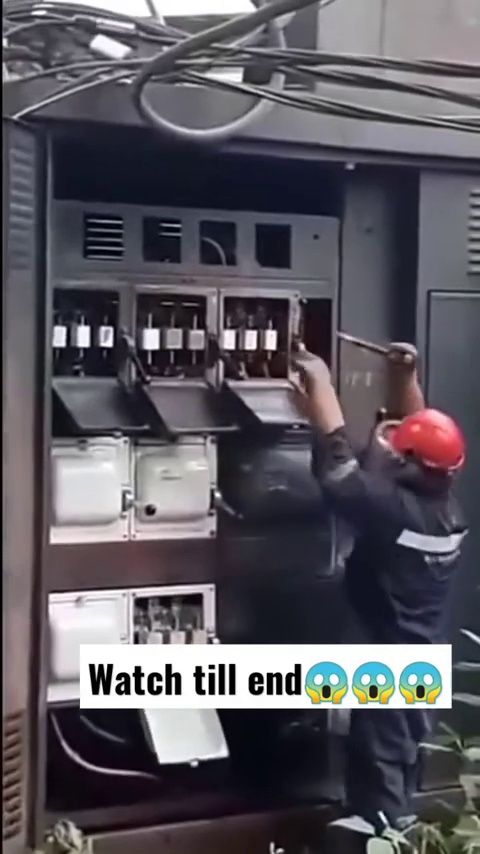
#> input picture shortcircuit-frames/frame0-00-00.41.jpg, 480 x 854 px, found by its file name; its folder holds only this picture in this run
$ python flc.py
#> lines starting #> are read from the running program, lines starting #| are printed output that depends on the picture; after the words box and inside, x2 and y2 are one past the last pixel; in counts of white or black regions, pixels touching at a corner belong together
### color_detection.py
import cv2
import numpy as np
from skimage import io
from skimage.color import rgb2lab, rgb2ycbcr

def get_img(img_path):
    rgb = io.imread(img_path)
#> rgb is the input picture: shape (854, 480, 3); mean R, G, B 90.2, 86.8, 94.3
    lab = rgb2lab(rgb)
#> lab: shape (854, 480, 3) float64; mean of channels 0, 1, 2 36, 3.3, -3.9
    ycbcr = rgb2ycbcr(rgb)
#> ycbcr: shape (854, 480, 3) float64; mean of channels 0, 1, 2 92.2, 130.8, 129
    l, a, b = cv2.split(lab)
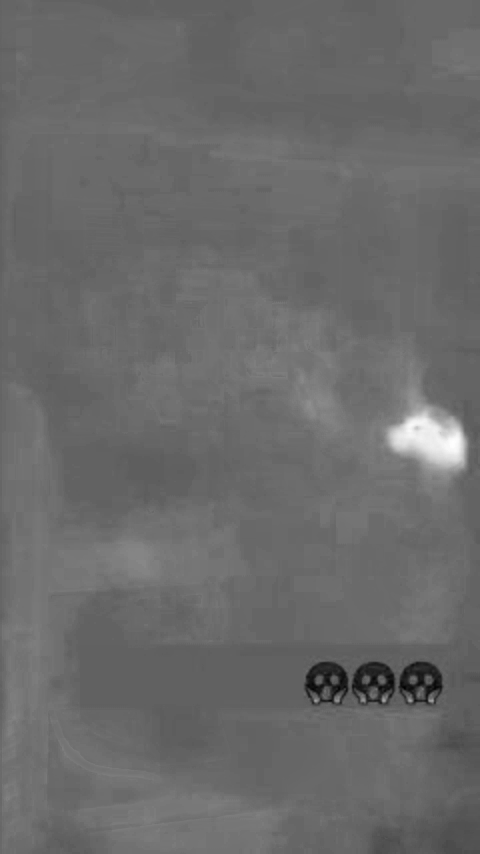
#> a: shape (854, 480) float64; min -37.49, max 60.16, mean 3.3; drawn with min black and max white
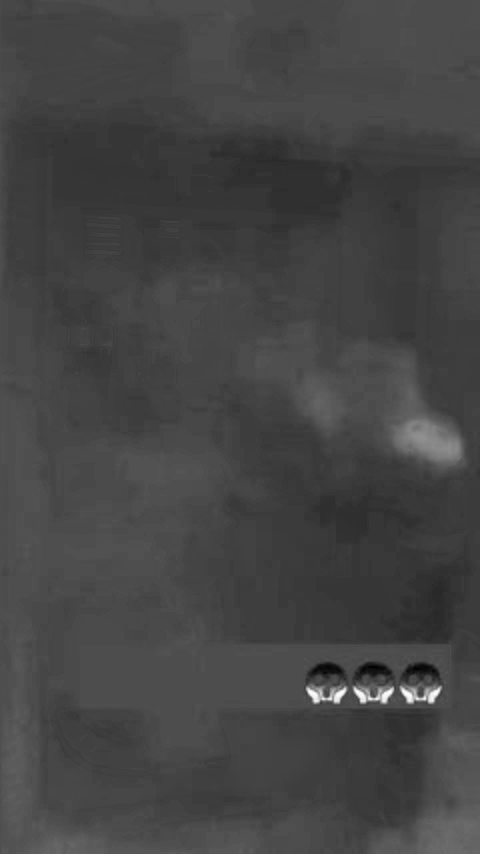
#> b: shape (854, 480) float64; min -35.8, max 82.39, mean -3.9; drawn with min black and max white
    r, g, b = cv2.split(rgb)
    y, cb, cr = cv2.split(ycbcr)
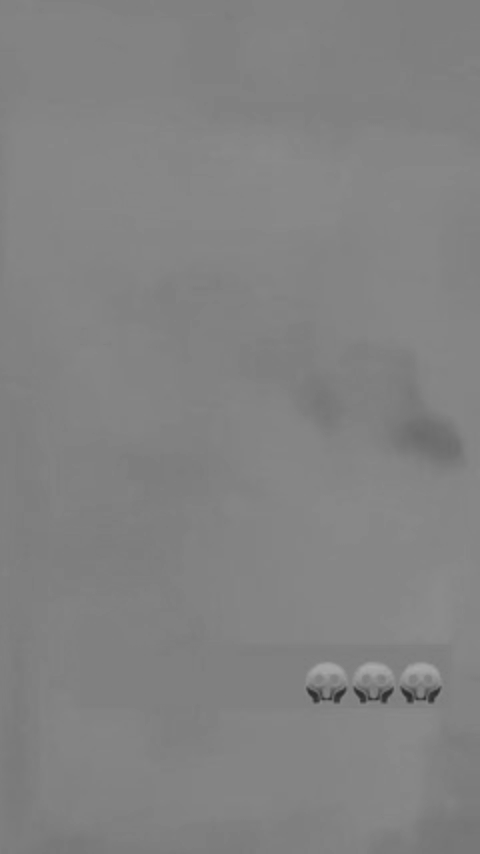
#> cb: shape (854, 480) float64; min 43.59, max 170.3, mean 130.8

    l_mean, a_mean, b_mean = cv2.mean(lab)[:-1]
#> l_mean = 36.02; a_mean = 3.32; b_mean = -3.94


    lab_rule_1 = l >= l_mean
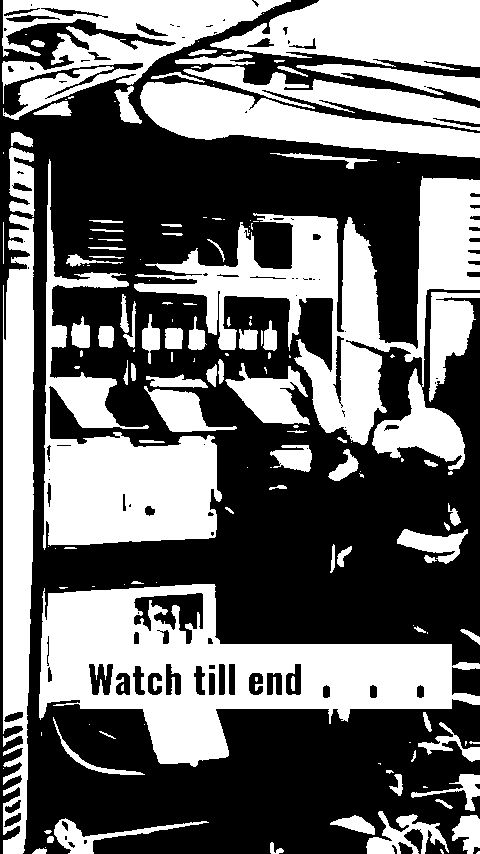
#> lab_rule_1: shape (854, 480) bool; 43.1% white; 155 white regions (66 under 20 px), largest, box (x1, y1, x2, y2) and area: (39, 584, 480, 767) 35382, (134, 176, 480, 470) 30480, (43, 159, 222, 550) 22253
    lab_rule_2 = a >= a_mean
#> lab_rule_2: shape (854, 480) bool; 42.5% white; 254 white regions (194 under 20 px), largest, box (x1, y1, x2, y2) and area: (0, 242, 473, 854) 134723, (6, 98, 480, 240) 27200, (279, 708, 440, 811) 5062
    lab_rule_3 = b >= b_mean
#> lab_rule_3: shape (854, 480) bool; every value is 1
    lab_rule_4 = b >= a_mean
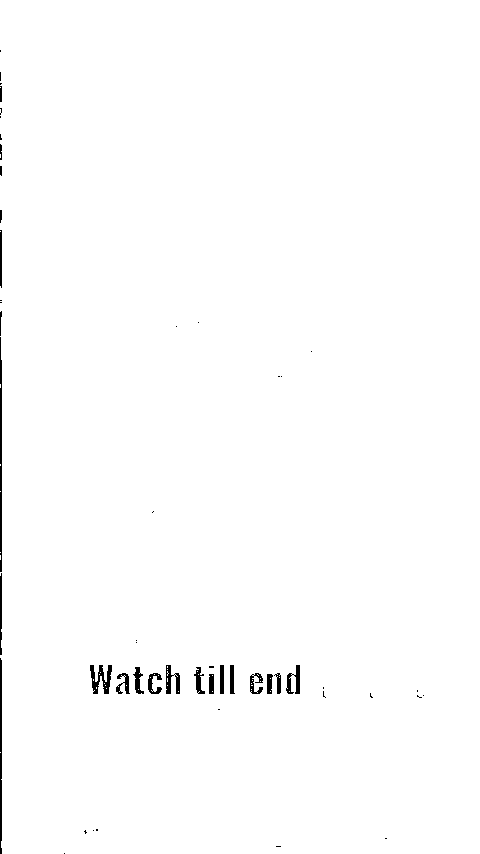
#> lab_rule_4: shape (854, 480) bool; 99.2% white; 52 black regions (31 under 20 px), largest, box (x1, y1, x2, y2) and area: (0, 337, 2, 572) 434, (0, 658, 2, 854) 381, (90, 665, 112, 694) 336
    lab_satisfied = lab_rule_1 & lab_rule_2 & lab_rule_3 & lab_rule_4
#> lab_satisfied: shape (854, 480) bool; 12.7% white; 237 white regions (142 under 20 px), largest, box (x1, y1, x2, y2) and area: (3, 380, 34, 854) 10892, (294, 306, 465, 470) 10300, (43, 416, 217, 550) 5526

    ycbcr_rule_1 = (r >= g) & (g > b)
#> ycbcr_rule_1: shape (854, 480) bool; 3.8% white; 164 white regions (125 under 20 px), largest, box (x1, y1, x2, y2) and area: (0, 689, 196, 854) 6483, (116, 450, 204, 508) 2018, (304, 374, 348, 428) 1253
    ycbcr_rule_2 = (r > 190) & (g > 100) & (b < 140)
#> ycbcr_rule_2: shape (854, 480) bool; 0.22% white; 15 white regions (4 under 20 px), largest, box (x1, y1, x2, y2) and area: (414, 410, 457, 441) 200, (428, 688, 440, 703) 91, (307, 688, 319, 703) 89
    ycbcr_rule_3 = y >= cb
#> ycbcr_rule_3: shape (854, 480) bool; 22.3% white; 192 white regions (96 under 20 px), largest, box (x1, y1, x2, y2) and area: (46, 584, 480, 766) 30888, (49, 437, 217, 544) 14352, (244, 0, 480, 66) 9895
    ycbcr_rule_4 = cr >= cb
#> ycbcr_rule_4: shape (854, 480) bool; 33.6% white; 144 white regions (105 under 20 px), largest, box (x1, y1, x2, y2) and area: (0, 362, 362, 854) 81923, (148, 266, 469, 486) 33097, (336, 0, 480, 100) 9896
    ycbcr_satisfied = (ycbcr_rule_1 & ycbcr_rule_2) | (ycbcr_rule_3 & ycbcr_rule_4)
#> ycbcr_satisfied: shape (854, 480) bool; 12.1% white; 210 white regions (133 under 20 px), largest, box (x1, y1, x2, y2) and area: (48, 584, 362, 726) 14650, (336, 0, 480, 66) 7466, (114, 437, 217, 521) 5440


    lab_convert = np.uint8(lab_satisfied) * 255
    ycbcr_convert = np.uint8(ycbcr_satisfied) * 255

    converted = lab_convert & ycbcr_convert
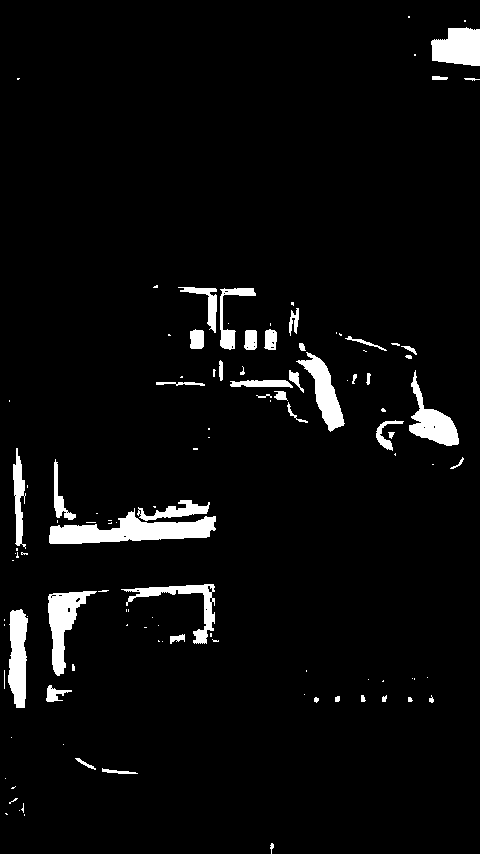
#> converted: shape (854, 480); 4.4% white; 115 white regions (69 under 20 px), largest, box (x1, y1, x2, y2) and area: (49, 508, 216, 544) 2968, (48, 591, 97, 676) 1653, (431, 27, 480, 66) 1521
    satisfied = lab_satisfied & ycbcr_satisfied

    return converted, satisfied, r

    # pixel_count = (lab_satisfied & ycbcr_satisfied).sum()
    # color = ((lab_satisfied & ycbcr_satisfied)*r).sum()/pixel_count
    # frame_copy = np.repeat(converted[:, :, np.newaxis], 3, axis=2)


def get_area(img_path):
    _, satisfied, _ = get_img(img_path)
    total_area = satisfied.shape[0]*satisfied.shape[1]
    return 600*satisfied.sum()/total_area

def get_color(img_path):
    _, satisfied, r = get_img(img_path)
    if satisfied.sum() == 0:
        return 0
    return 300*(satisfied*r).sum()/(256*satisfied.sum())

### flc.py
"""
FLC: Predicting the Cause of Fire
Let 3 fuzzy inputs (color (C), area(A), and rate of increase in area(DA)) and one fuzzy
output cause of fire(CF) be there.

X: Universe of discourse [0,300]
Partitions:
    NL: Open left MF (a = 30, b = 90)
    NS: Traingular(a = 30, b = 90, c = 150)
    ZE: Traingular(a = 90, b = 150, c = 210)
    PS: Traingular(a = 150, b = 210, c = 270)
    PL: Open right (a = 210, b = 270)

Rules(to be fine tuned)
R1: A is NL and C is NL then CF is NL
R2: A is NL and C is NS then CF is NL
R3: A is NL and C is ZE then CF is NS
R4: A is NL and C is PS then CF is NS
R5: A is NL and C is PL then CF is NS

R6: A is NS and C is NL then CF is NL
R7: A is NS and C is NS then CF is NL
R8: A is NS and C is ZE then CF is NS
R9: A is NS and C is PS then CF is NS
R10: A is NS and C is PL then CF is NS

R11: A is ZE and C is NL then CF is NL
R12: A is ZE and C is NS then CF is NS
R13: A is ZE and C is ZE then CF is NS
R14: A is ZE and C is PS then CF is ZE
R15: A is ZE and C is PL then CF is ZE

R16: A is PS and C is NL then CF is NS
R17: A is PS and C is NS then CF is ZE
R18: A is PS and C is ZE then CF is PS
R19: A is PS and C is PS then CF is PS
R20: A is PS and C is PL then CF is PL

R21: A is PL and C is NL then CF is PS
R22: A is PL and C is NS then CF is PL
R23: A is PL and C is ZE then CF is PL
R24: A is PL and C is PS then CF is PL
R25: A is PL and C is PL then CF is PL

"""
import matplotlib.pyplot as plt
import os
import color_detection as cd

#Functions for open left-Right fuzzyfication
# [15 lines left out: functions openLeft, openRight, not called in this run]

# Function for traingular fuzzyfication
def triangular(x,a,b,c):
    return max(min((x-a)/(b-a), (c-x)/(c-b)),0)

# Rules implementation
# [79 lines left out: functions compare, partition, rule, areaTR, not called in this run]

def areaOL(mu, alpha, beta):
    xOL = beta -mu*(beta - alpha)
    return 1/2*mu*(beta+ xOL), beta/2

# [68 lines left out: functions areaOR, defuzzyfication, get_scores, not called in this run]

frames_path = 'D:\MTP\mtp-firecausedetection/shortcircuit-frames' #path to dir where frames are present
scores = []
colors = []
areas = []
for fname in os.listdir(frames_path):
    img_path = os.path.join(frames_path, fname)
    # scores.append(get_scores(img_path))
    # print('__________',img_path, scores[-1])
    Color = cd.get_color(img_path)
#> Color = 220.4
    Area = cd.get_area(img_path)
#> Area = 26.38
    # Area = min(300,300*Area/100)
    Color = 300*Color/255
#> Color = 259.2
    colors.append(Color)
    areas.append(Area)
plt.plot(colors, color='red')
plt.plot(areas, color='blue')
plt.show()
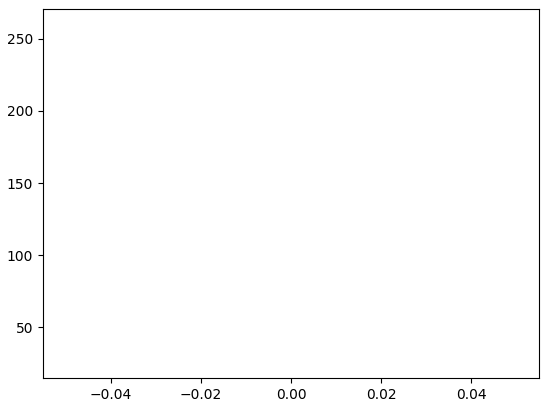
#> figure drawn by matplotlib, 1 panel
# print(scores)

$ run again, on shortcircuit-frames/frame0-00-02.03.jpg
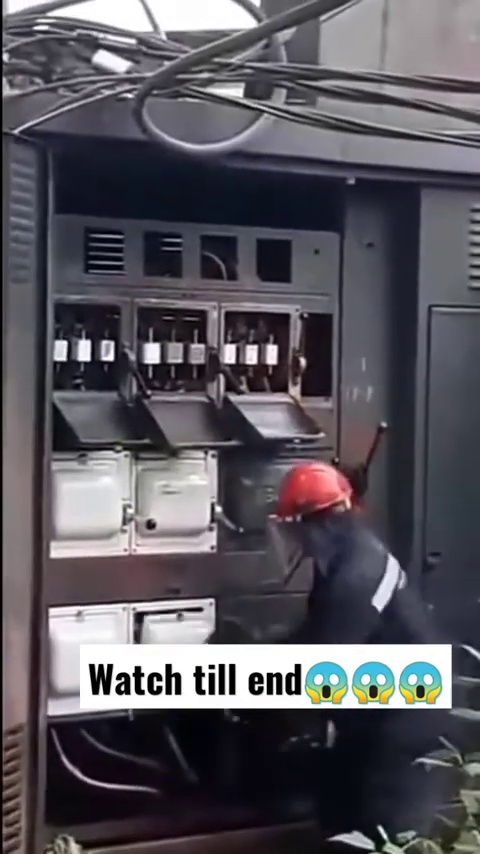
#> input picture shortcircuit-frames/frame0-00-02.03.jpg, 480 x 854 px, found by its file name
#> in get_img, rgb is the input picture: shape (854, 480, 3); mean R, G, B 88.1, 85.2, 92.3
#> lab: shape (854, 480, 3) float64; mean of channels 0, 1, 2 35.3, 2.9, -3.8
#> ycbcr: shape (854, 480, 3) float64; mean of channels 0, 1, 2 90.6, 130.7, 128.7
#> l_mean = 35.29; a_mean = 2.93; b_mean = -3.75
#> in get_img, `lab_rule_1 = l >= l_mean`:
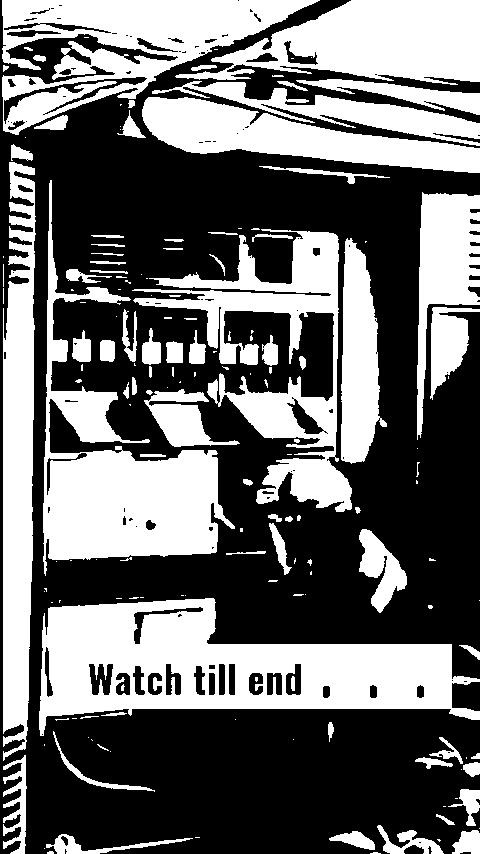
#> lab_rule_1: shape (854, 480) bool; 42% white; 165 white regions (85 under 20 px), largest, box (x1, y1, x2, y2) and area: (39, 598, 480, 736) 30694, (43, 180, 235, 576) 22433, (2, 0, 320, 135) 17955
#> lab_rule_2: shape (854, 480) bool; 42.3% white; 238 white regions (155 under 20 px), largest, box (x1, y1, x2, y2) and area: (0, 240, 480, 854) 123326, (8, 58, 480, 248) 33526, (408, 31, 480, 102) 3464
#> lab_rule_3: shape (854, 480) bool; every value is 1
#> lab_rule_4: shape (854, 480) bool; 99.2% white; 73 black regions (50 under 20 px), largest, box (x1, y1, x2, y2) and area: (0, 368, 2, 611) 447, (0, 682, 2, 854) 329, (90, 665, 112, 694) 312
#> lab_satisfied: shape (854, 480) bool; 14.7% white; 313 white regions (198 under 20 px), largest, box (x1, y1, x2, y2) and area: (3, 415, 33, 761) 8458, (142, 98, 480, 173) 6881, (230, 372, 352, 512) 6608
#> ycbcr_rule_1: shape (854, 480) bool; 3.2% white; 150 white regions (102 under 20 px), largest, box (x1, y1, x2, y2) and area: (0, 698, 142, 854) 4897, (122, 433, 208, 518) 2470, (78, 516, 136, 544) 748
#> ycbcr_rule_2: shape (854, 480) bool; 0.25% white; 18 white regions (5 under 20 px), largest, box (x1, y1, x2, y2) and area: (312, 469, 340, 501) 195, (338, 474, 351, 495) 110, (428, 688, 440, 703) 93
#> ycbcr_rule_3: shape (854, 480) bool; 21.6% white; 193 white regions (105 under 20 px), largest, box (x1, y1, x2, y2) and area: (47, 599, 452, 716) 27151, (49, 451, 217, 559) 14781, (245, 0, 480, 81) 11671
#> ycbcr_rule_4: shape (854, 480) bool; 32.6% white; 176 white regions (139 under 20 px), largest, box (x1, y1, x2, y2) and area: (0, 352, 451, 854) 79490, (148, 270, 387, 608) 29914, (336, 0, 480, 114) 11773
#> ycbcr_satisfied: shape (854, 480) bool; 12.5% white; 198 white regions (136 under 20 px), largest, box (x1, y1, x2, y2) and area: (65, 629, 451, 714) 12266, (49, 451, 217, 559) 11311, (336, 0, 480, 81) 9124
#> converted: shape (854, 480); 4% white; 137 white regions (91 under 20 px), largest, box (x1, y1, x2, y2) and area: (49, 510, 217, 559) 4024, (428, 31, 480, 81) 2158, (286, 459, 351, 509) 1513
#> `Color = cd.get_color(img_path)`: Color = 219.1
#> Area = 23.77
#> `Color = 300*Color/255`: Color = 257.7
#> `plt.show()`:
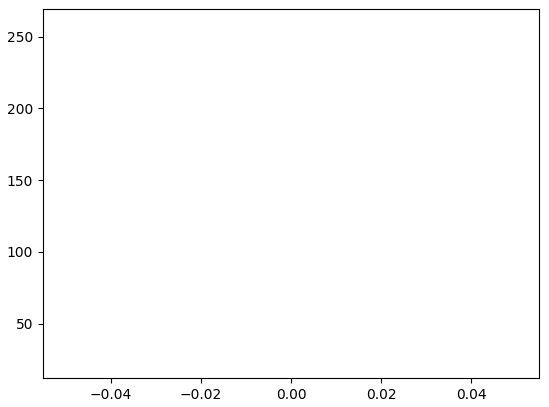
#> figure drawn by matplotlib, 1 panel
